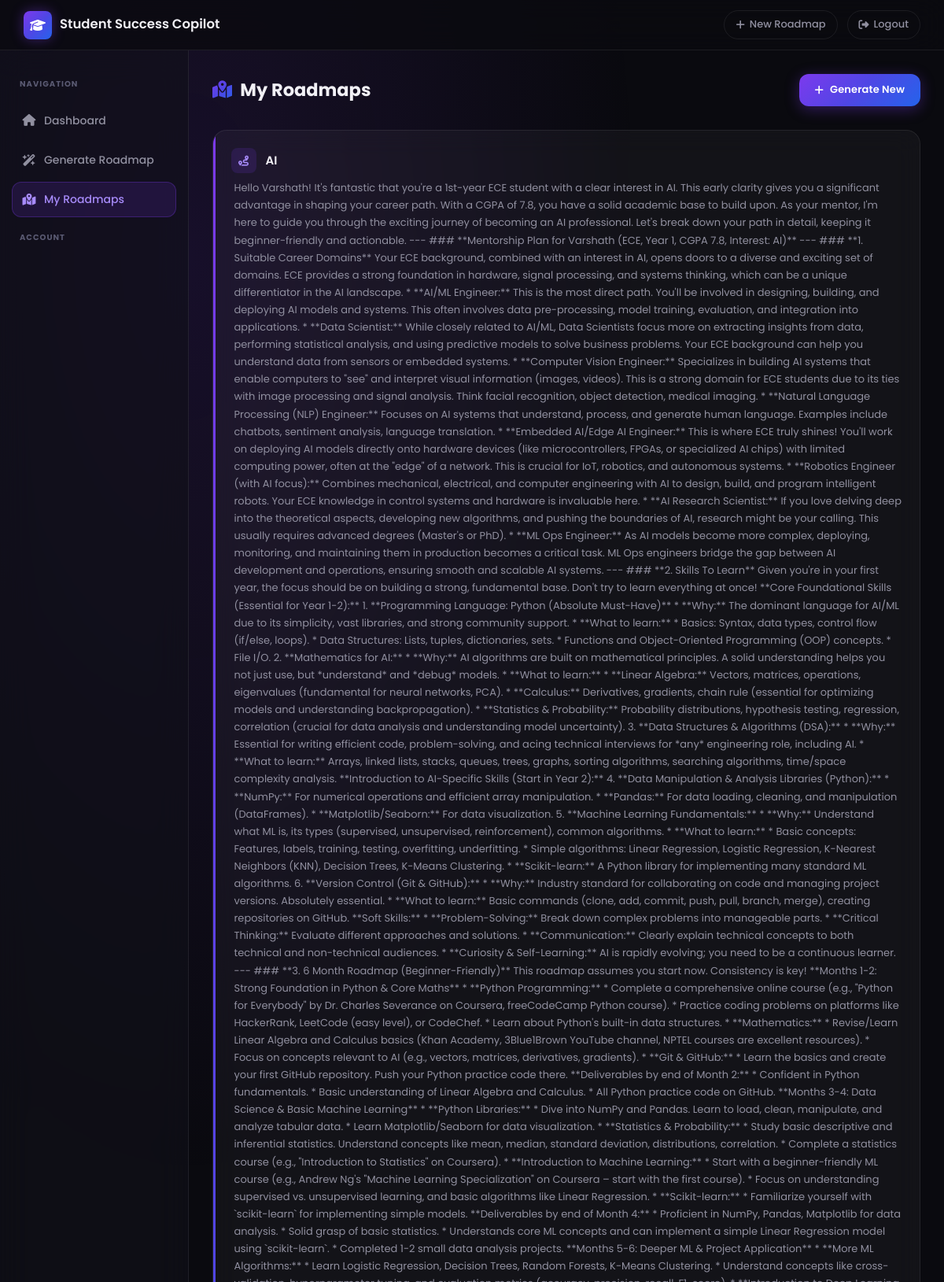
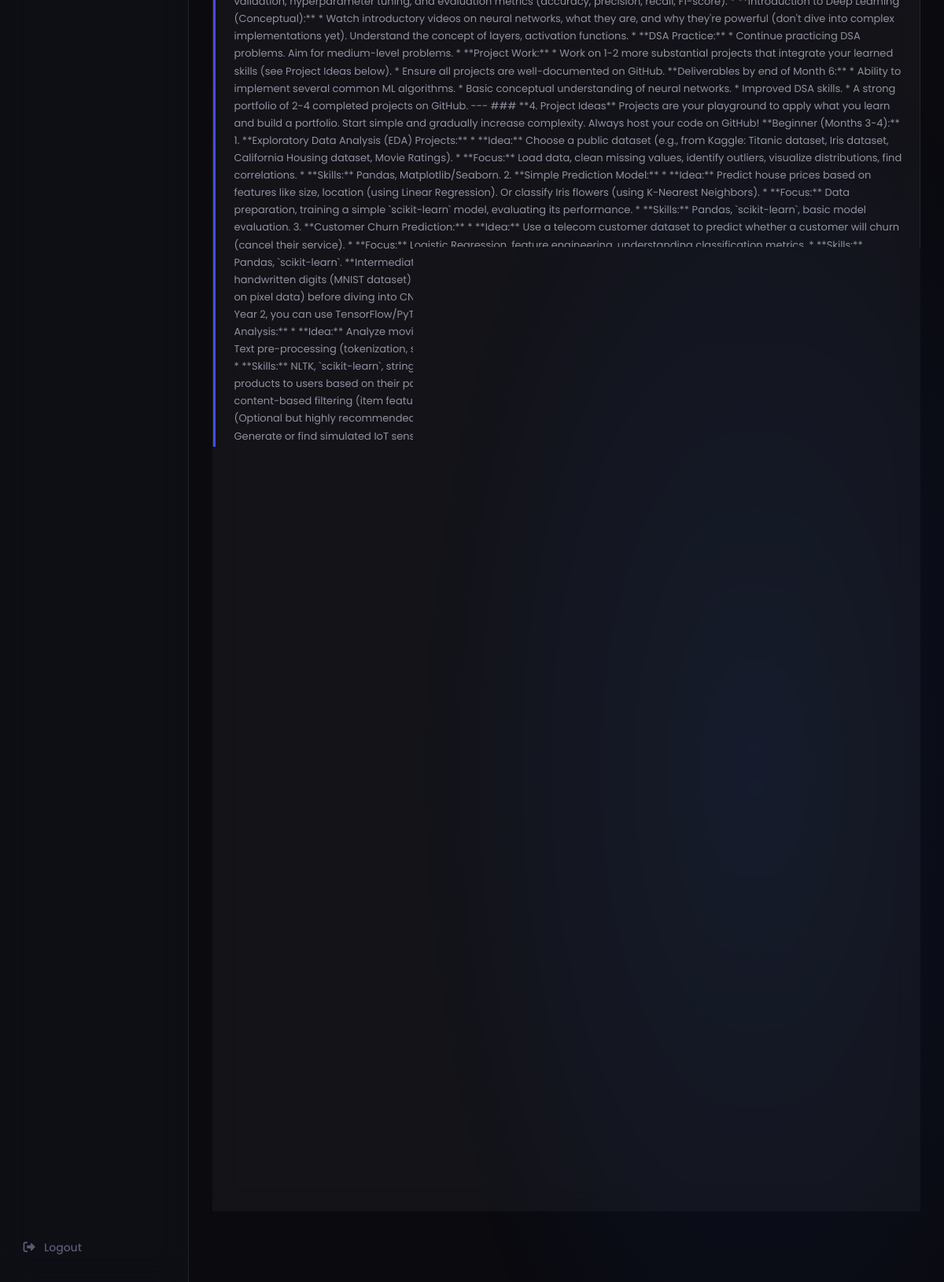
The app's page /my-roadmaps (signed in) with its own data (2 pictures, top to bottom).
### tables this page shows
CREATE TABLE roadmaps(

    id INTEGER PRIMARY KEY AUTOINCREMENT,

    user_id INTEGER,

    branch TEXT,
    year TEXT,
    cgpa TEXT,
    interest TEXT,
    roadmap TEXT

);

### app.py (the view)
@app.route("/my-roadmaps")
def my_roadmaps():
    if "user_id" not in session:
        return redirect("/login")
    user_id = session["user_id"]
    conn = sqlite3.connect("students.db")
    cursor = conn.cursor()
    cursor.execute("""
    SELECT *
    FROM roadmaps
    WHERE user_id = ?
    """, (user_id,))
    roadmaps = cursor.fetchall()
    conn.close()
    return render_template(
        "my_roadmaps.html",
        roadmaps=roadmaps
    )

### templates/my_roadmaps.html (shortened to what this page needs)
<!DOCTYPE html>
<html lang="en">
<head>
    <link rel="stylesheet" href="https://cdnjs.cloudflare.com/ajax/libs/font-awesome/6.5.1/css/all.min.css">
    <link rel="stylesheet" href="{{ url_for('static', filename='style.css') }}">
</head>
<body>
<div class="page-wrapper">
    <nav class="navbar">
        <a href="/dashboard" class="navbar-brand">
            <div class="brand-icon">
                <i class="fas fa-graduation-cap"></i>
            </div>
            <span>Student Success Copilot</span>
        </a>
        <div class="navbar-actions">
            <a href="/generate-roadmap" class="nav-pill">
                <i class="fas fa-plus"></i>
                New Roadmap
            </a>
            <a href="/logout" class="nav-pill danger">
                <i class="fas fa-right-from-bracket"></i>
                Logout
            </a>
        </div>
    </nav>
    <div class="dashboard-layout">
        <aside class="sidebar">
            <div class="sidebar-label">Navigation</div>
            <a href="/dashboard" class="sidebar-link">
                <i class="fas fa-house"></i>
                <span>Dashboard</span>
            </a>
            <a href="/generate-roadmap" class="sidebar-link">
                <i class="fas fa-wand-magic-sparkles"></i>
                <span>Generate Roadmap</span>
            </a>
            <a href="/my-roadmaps" class="sidebar-link active">
                <i class="fas fa-map-location-dot"></i>
                <span>My Roadmaps</span>
            </a>
            <div class="sidebar-label">Account</div>
            <a href="/logout" class="sidebar-link danger">
                <i class="fas fa-right-from-bracket"></i>
                <span>Logout</span>
            </a>
        </aside>
        <main class="dashboard-content">
            <div class="roadmaps-page" style="padding: 0;">
                <div class="page-header">
                    <h2>
                        <span style="background: var(--accent-gradient); -webkit-background-clip: text; -webkit-text-fill-color: transparent; background-clip: text;">
                            <i class="fas fa-map-location-dot"></i>
                        </span>
                        My Roadmaps
                    </h2>
                    <a href="/generate-roadmap" class="btn btn-primary" style="width: auto; padding: 10px 20px; font-size: 13px;">
                        <i class="fas fa-plus"></i>
                        Generate New
                    </a>
                </div>
                {% if roadmaps %}
                    {% for roadmap in roadmaps %}
                    <div class="roadmap-card">
                        <div style="display: flex; align-items: flex-start; justify-content: space-between; gap: 1rem;">
                            <div style="flex: 1;">
                                <div style="display: flex; align-items: center; gap: 8px; margin-bottom: 8px;">
                                    <div style="width: 32px; height: 32px; background: rgba(124,58,237,0.15); border-radius: 8px; display: flex; align-items: center; justify-content: center;">
                                        <i class="fas fa-route" style="font-size: 13px; color: #a78bfa;"></i>
                                    </div>
                                    <h3 style="margin: 0;">{{ roadmap[5] }}</h3>
                                </div>
                                <p>{{ roadmap[6] }}</p>
                            </div>
                        </div>
                    </div>
                    {% endfor %}
                {% endif %}
                <div style="margin-top: 1.5rem;">
                    <a href="/dashboard" class="back-link">
                        <i class="fas fa-arrow-left"></i>
                    </a>
                </div>
            </div>
        </main>
    </div>
</div>
</body>
</html>

### records on screen
roadmaps: interest "AI", roadmap "Hello Varshath! It's fantastic that you're a 1st-year ECE student with a clear interest in AI. This early clarity gives you a significant advantage in shaping your career path. With a CGPA of 7.8, you have a solid academic base to build upon. As your mentor, I'm here to guide you through the exciting journey of becoming an AI professional. Let's break down your path in detail, keeping it beginner-friendly and actionable. --- ### **Mentorship Plan for Varshath (ECE, Year 1, CGPA 7.8, Interest: AI)** --- ### **1. Suitable Career Domains** Your ECE background, combined with an interest in AI, opens doors to a diverse and exciting set of domains. ECE provides a strong foundation in hardware,…"
